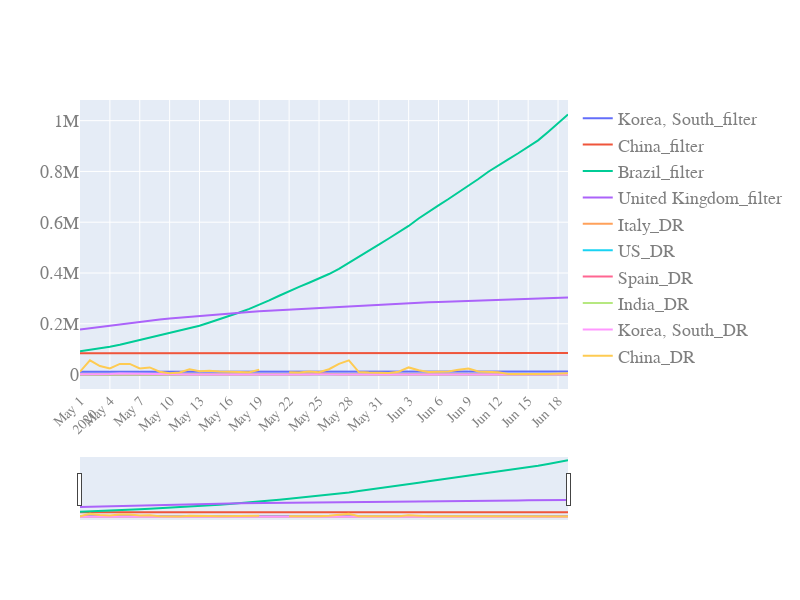

The code cell stored with this chart in its notebook:
### Code cell
start_pos=100
quick_plot(df_analyse.date[start_pos:],
           df_analyse.iloc[start_pos:,[17,18,19,20,21,22,23,24,25,26]], #
           yscale='linear',
           slider=True)
